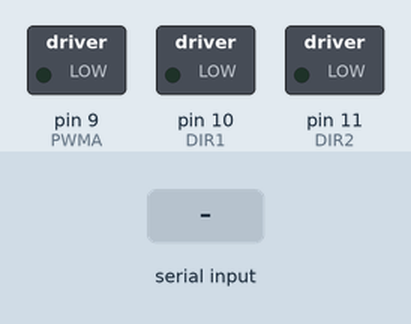
Recording of a sketch running on a simulated Arduino Uno, built with avr-gcc and run on an emulated ATmega328P. Shown: switched loads named in the sketch (green lamp = pin HIGH). The inputs (shaded band) are chosen by the test bench.

Above: at 1.2 s.
1.3 s: "90,45\n" received over Serial
At 3.4 s:
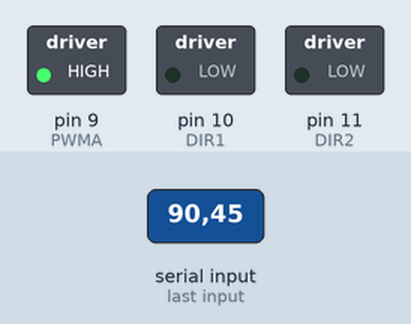
Timing chart, 0 to 4.9 s (numbered marks = the images above; inputs shaded):
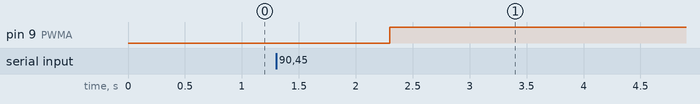

The sketch:

motor_test.ino
```cpp
#define PWMA 9
#define DIR1 10
#define DIR2 11
int vel_cmd = 0;

void setup() {
  Serial.begin(115200);
  pinMode(PWMA, OUTPUT);
  pinMode(DIR1, OUTPUT);
  pinMode(DIR2, OUTPUT);

  digitalWrite(DIR1, LOW);
  digitalWrite(DIR1, LOW);
}

void loop() {
  if(Serial.available()){
    vel_cmd = Serial.readString().toInt();
  }

  analogWrite(PWMA, vel_cmd*100);

}
```

Measured:
- after the input at 1.3 s, pin 9 (PWMA): LOW → HIGH after 1.0 s
